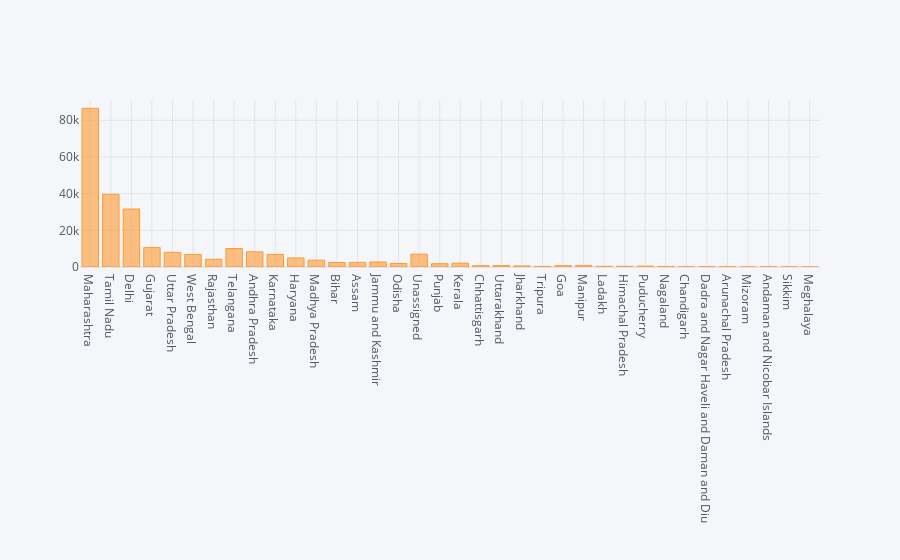

Notebook source saved alongside this figure:
### Code cell
df.plot(kind='bar',x='State/UT',y='Active')#pandas vis.
df.iplot(kind='bar',x='State/UT',y='Active')

### Figure 1 — Plotly figure (JSON) as saved in the notebook; plotly's stock layout.template omitted (floating-point values rounded to 4 significant figures)
{"data": [{"marker": {"color": "rgba(255, 153, 51, 0.6)", "line": {"color": "rgba(255, 153, 51, 1.0)", "width": 1}}, "name": "Active", "orientation": "v", "text": "", "type": "bar", "x": ["Maharashtra", "Tamil Nadu", "Delhi", "Gujarat", "Uttar Pradesh", "West Bengal", "Rajasthan", "Telangana", "Andhra Pradesh", "Karnataka", "Haryana", "Madhya Pradesh", "Bihar", "Assam", "Jammu and Kashmir", "Odisha", "Unassigned", "Punjab", "Kerala", "Chhattisgarh", "Uttarakhand", "Jharkhand", "Tripura", "Goa", "Manipur", "Ladakh", "Himachal Pradesh", "Puducherry", "Nagaland", "Chandigarh", "Dadra and Nagar Haveli and Daman and Diu", "Arunachal Pradesh", "Mizoram", "Andaman and Nicobar Islands", "Sikkim", "Meghalaya"], "y": [86493, 39616, 31606, 10603, 7994, 6841, 4215, 10065, 8271, 6836, 4940, 3735, 2434, 2514, 2747, 1908, 7004, 1792, 2107, 711, 762, 592, 294, 730, 733, 349, 392, 454, 291, 82, 131, 127, 29, 52, 39, 11]}], "layout": {"legend": {"bgcolor": "#F5F6F9", "font": {"color": "#4D5663"}}, "paper_bgcolor": "#F5F6F9", "plot_bgcolor": "#F5F6F9", "title": {"font": {"color": "#4D5663"}}, "xaxis": {"gridcolor": "#E1E5ED", "showgrid": true, "tickfont": {"color": "#4D5663"}, "title": {"font": {"color": "#4D5663"}, "text": ""}, "zerolinecolor": "#E1E5ED"}, "yaxis": {"gridcolor": "#E1E5ED", "showgrid": true, "tickfont": {"color": "#4D5663"}, "title": {"font": {"color": "#4D5663"}, "text": ""}, "zerolinecolor": "#E1E5ED"}}}
